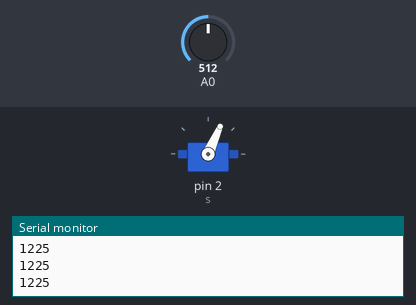
This sketch was run on a simulated Arduino Uno, built with avr-gcc and run on an emulated ATmega328P. On the bench: servo, the last lines printed to the serial monitor. The test bench sets the inputs (shaded band); at power-on: A0 = 512.

Above: at 1.2 s.
1.3 s: A0 set to 716
At 2.4 s:
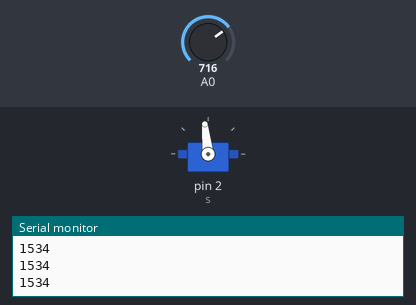
2.8 s: A0 set to 900
At 3.4 s:
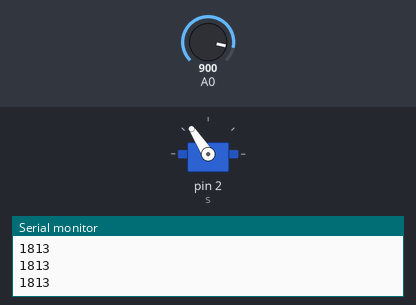
4.3 s: A0 set to 1023
At 5.5 s:
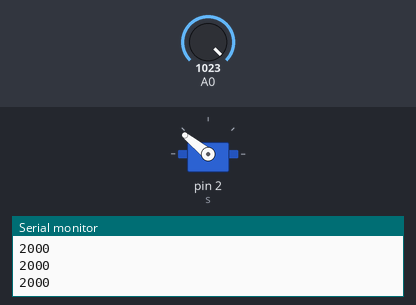
5.8 s: A0 set to 306
At 6.9 s:
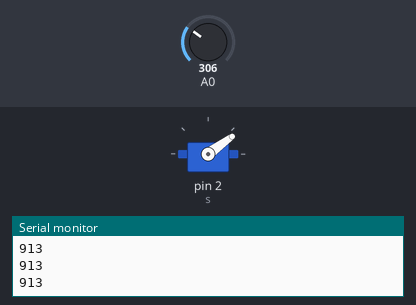
7.3 s: A0 set to 122
At 8.0 s:
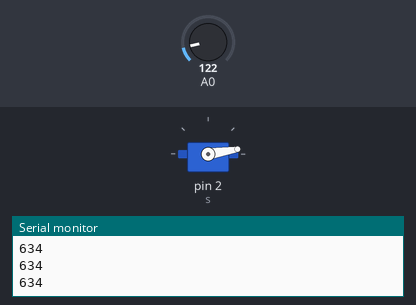
8.8 s: A0 set to 511
At 9.1 s:
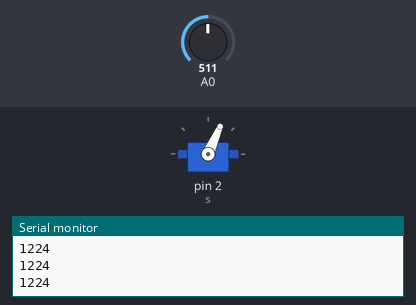
Timing chart, 0 to 11.3 s (numbered marks = the images above; inputs shaded):
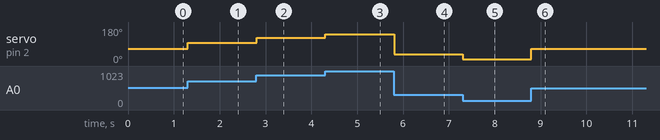

The sketch:

servo_test.ino
```cpp
#include <Servo.h>

Servo s;

void setup() {
  // put your setup code here, to run once:
  s.attach(2);
  Serial.begin(9600);
}

void loop() {
  // put your main code here, to run repeatedly:
  s.writeMicroseconds(map(analogRead(A0), 0, 1023, 450, 2000));
  Serial.println(map(analogRead(A0), 0, 1023, 450, 2000));
}
```

Measured:
- after the input at 1.3 s, servo on pin 2 (s): 66° → 96° at once
- after the input at 2.8 s, servo on pin 2 (s): 96° → 123° at once
- after the input at 4.3 s, servo on pin 2 (s): 123° → 141° at once
- after the input at 5.8 s, servo on pin 2 (s): 141° → 36° at once
- after the input at 7.3 s, servo on pin 2 (s): 36° → 9° at once
- after the input at 8.8 s, servo on pin 2 (s): 9° → 66° at once
